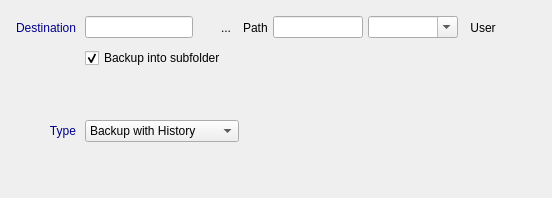
            <widget class="QWidget" name="tab">
             <attribute name="title">
              <string>Destination</string>
             </attribute>
             <layout class="QVBoxLayout" name="verticalLayout_7">
              <property name="margin">
               <number>16</number>
              </property>
              <item>
               <layout class="QGridLayout" name="gridLayout">
                <property name="spacing">
                 <number>9</number>
                </property>
                <item row="0" column="0">
                 <widget class="QLabel" name="m_pL_Destination">
                  <property name="sizePolicy">
                   <sizepolicy hsizetype="Preferred" vsizetype="Preferred">
                    <horstretch>0</horstretch>
                    <verstretch>0</verstretch>
                   </sizepolicy>
                  </property>
                  <property name="font">
                   <font>
                    <pointsize>9</pointsize>
                   </font>
                  </property>
                  <property name="styleSheet">
                   <string notr="true">color: darkblue;</string>
                  </property>
                  <property name="text">
                   <string>Destination</string>
                  </property>
                  <property name="alignment">
                   <set>Qt::AlignRight|Qt::AlignTrailing|Qt::AlignVCenter</set>
                  </property>
                 </widget>
                </item>
                <item row="0" column="1">
                 <layout class="QHBoxLayout" name="horizontalLayout_5">
                  <item>
                   <widget class="QWidget" name="m_pW_Local" native="true">
                    <property name="sizePolicy">
                     <sizepolicy hsizetype="MinimumExpanding" vsizetype="Preferred">
                      <horstretch>1</horstretch>
                      <verstretch>0</verstretch>
                     </sizepolicy>
                    </property>
                    <layout class="QHBoxLayout" name="horizontalLayout_6">
                     <property name="spacing">
                      <number>5</number>
                     </property>
                     <property name="margin">
                      <number>0</number>
                     </property>
                     <item>
                      <widget class="QtdLineEdit" name="m_pLE_Destination">
                       <property name="sizePolicy">
                        <sizepolicy hsizetype="MinimumExpanding" vsizetype="Fixed">
                         <horstretch>3</horstretch>
                         <verstretch>0</verstretch>
                        </sizepolicy>
                       </property>
                       <property name="readOnly">
                        <bool>false</bool>
                       </property>
                      </widget>
                     </item>
                     <item>
                      <widget class="QLabel" name="m_pL_FreeSpace">
                       <property name="sizePolicy">
                        <sizepolicy hsizetype="Preferred" vsizetype="Fixed">
                         <horstretch>0</horstretch>
                         <verstretch>0</verstretch>
                        </sizepolicy>
                       </property>
                       <property name="font">
                        <font>
                         <weight>75</weight>
                         <bold>true</bold>
                        </font>
                       </property>
                       <property name="text">
                        <string/>
                       </property>
                      </widget>
                     </item>
                    </layout>
                   </widget>
                  </item>
                  <item>
                   <widget class="QWidget" name="m_pW_Remote" native="true">
                    <property name="sizePolicy">
                     <sizepolicy hsizetype="MinimumExpanding" vsizetype="Preferred">
                      <horstretch>5</horstretch>
                      <verstretch>0</verstretch>
                     </sizepolicy>
                    </property>
                    <layout class="QHBoxLayout" name="horizontalLayout_4">
                     <property name="spacing">
                      <number>5</number>
                     </property>
                     <property name="margin">
                      <number>0</number>
                     </property>
                     <item>
                      <widget class="QToolButton" name="m_pPB_RemoteSubmit">
                       <property name="text">
                        <string>...</string>
                       </property>
                       <property name="icon">
                        <iconset resource="../QtdSync.qrc">
                         <normaloff>:/images/ok.png</normaloff>:/images/ok.png</iconset>
                       </property>
                       <property name="autoRaise">
                        <bool>true</bool>
                       </property>
                      </widget>
                     </item>
                     <item>
                      <widget class="QLabel" name="label">
                       <property name="sizePolicy">
                        <sizepolicy hsizetype="Fixed" vsizetype="Preferred">
                         <horstretch>0</horstretch>
                         <verstretch>0</verstretch>
                        </sizepolicy>
                       </property>
                       <property name="text">
                        <string>Path</string>
                       </property>
                      </widget>
                     </item>
                     <item>
                      <widget class="QLineEdit" name="m_pLE_RemotePath">
                       <property name="sizePolicy">
                        <sizepolicy hsizetype="Preferred" vsizetype="Fixed">
                         <horstretch>1</horstretch>
                         <verstretch>0</verstretch>
                        </sizepolicy>
                       </property>
                       <property name="readOnly">
                        <bool>false</bool>
                       </property>
                      </widget>
                     </item>
                     <item>
                      <widget class="QComboBox" name="m_pCB_RemotePath">
                       <property name="sizePolicy">
                        <sizepolicy hsizetype="MinimumExpanding" vsizetype="Fixed">
                         <horstretch>1</horstretch>
                         <verstretch>0</verstretch>
                        </sizepolicy>
                       </property>
                       <property name="editable">
                        <bool>true</bool>
                       </property>
                      </widget>
                     </item>
                     <item>
                      <widget class="QToolButton" name="m_pPB_RemoteUser">
                       <property name="text">
                        <string>User</string>
                       </property>
                       <property name="icon">
                        <iconset resource="../QtdSync.qrc">
                         <normaloff>:/images/user.png</normaloff>:/images/user.png</iconset>
                       </property>
                       <property name="toolButtonStyle">
                        <enum>Qt::ToolButtonTextBesideIcon</enum>
                       </property>
                       <property name="autoRaise">
                        <bool>true</bool>
                       </property>
                      </widget>
                     </item>
                    </layout>
                   </widget>
                  </item>
                 </layout>
                </item>
                <item row="0" column="2">
                 <widget class="QToolButton" name="m_pPB_Dest_Browse">
                  <property name="sizePolicy">
                   <sizepolicy hsizetype="Fixed" vsizetype="Fixed">
                    <horstretch>0</horstretch>
                    <verstretch>0</verstretch>
                   </sizepolicy>
                  </property>
                  <property name="toolTip">
                   <string>Set backup destination</string>
                  </property>
                  <property name="text">
                   <string/>
                  </property>
                  <property name="icon">
                   <iconset resource="../QtdSync.qrc">
                    <normaloff>:/images/edit.png</normaloff>:/images/edit.png</iconset>
                  </property>
                  <property name="autoRaise">
                   <bool>true</bool>
                  </property>
                 </widget>
                </item>
                <item row="2" column="1">
                 <widget class="QLabel" name="m_pL_RealDestination">
                  <property name="styleSheet">
                   <string notr="true">color: darkblue;</string>
                  </property>
                  <property name="text">
                   <string/>
                  </property>
                 </widget>
                </item>
                <item row="3" column="0" colspan="3">
                 <spacer name="verticalSpacer_3">
                  <property name="orientation">
                   <enum>Qt::Vertical</enum>
                  </property>
                  <property name="sizeType">
                   <enum>QSizePolicy::Fixed</enum>
                  </property>
                  <property name="sizeHint" stdset="0">
                   <size>
                    <width>20</width>
                    <height>20</height>
                   </size>
                  </property>
                 </spacer>
                </item>
                <item row="4" column="0">
                 <widget class="QLabel" name="label_11">
                  <property name="font">
                   <font>
                    <pointsize>9</pointsize>
                   </font>
                  </property>
                  <property name="styleSheet">
                   <string notr="true">color: darkblue;</string>
                  </property>
                  <property name="text">
                   <string>Type</string>
                  </property>
                  <property name="alignment">
                   <set>Qt::AlignRight|Qt::AlignTrailing|Qt::AlignVCenter</set>
                  </property>
                 </widget>
                </item>
                <item row="4" column="1" colspan="2">
                 <widget class="QComboBox" name="m_pCB_BackupType">
                  <property name="sizePolicy">
                   <sizepolicy hsizetype="Fixed" vsizetype="Fixed">
                    <horstretch>0</horstretch>
                    <verstretch>0</verstretch>
                   </sizepolicy>
                  </property>
                  <property name="toolTip">
                   <string>Backup Type</string>
                  </property>
                  <property name="currentIndex">
                   <number>0</number>
                  </property>
                  <item>
                   <property name="text">
                    <string>Backup with History</string>
                   </property>
                  </item>
                  <item>
                   <property name="text">
                    <string>Backup without History</string>
                   </property>
                  </item>
                 </widget>
                </item>
                <item row="1" column="1">
                 <widget class="QCheckBox" name="m_pChB_SubFolder">
                  <property name="sizePolicy">
                   <sizepolicy hsizetype="Fixed" vsizetype="Fixed">
                    <horstretch>0</horstretch>
                    <verstretch>0</verstretch>
                   </sizepolicy>
                  </property>
                  <property name="toolTip">
                   <string>Create a subfolder for every Backup Set on the backup destination</string>
                  </property>
                  <property name="text">
                   <string>Backup into subfolder</string>
                  </property>
                  <property name="checked">
                   <bool>true</bool>
                  </property>
                 </widget>
                </item>
               </layout>
              </item>
              <item>
               <spacer name="verticalSpacer_2">
                <property name="orientation">
                 <enum>Qt::Vertical</enum>
                </property>
                <property name="sizeHint" stdset="0">
                 <size>
                  <width>20</width>
                  <height>40</height>
                 </size>
                </property>
               </spacer>
              </item>
             </layout>
            </widget>
